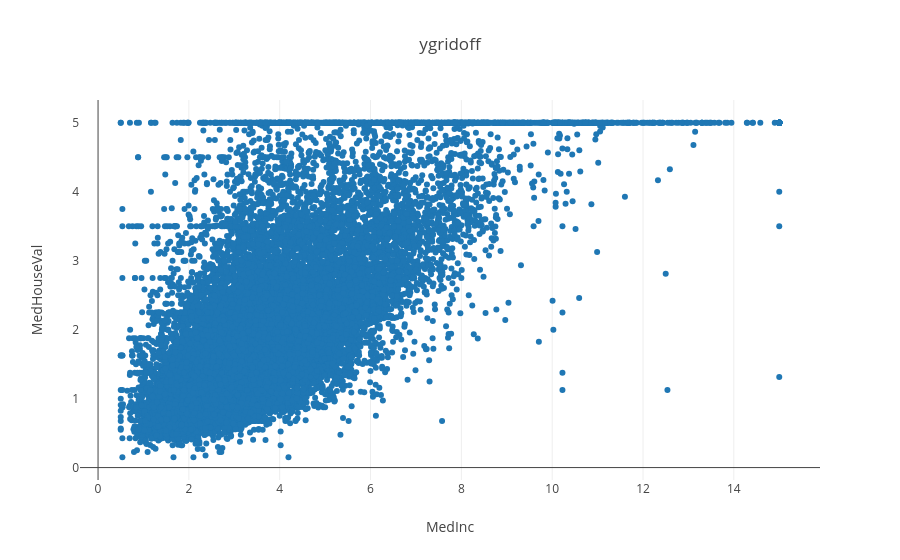

Notebook source saved alongside this figure:
### Code cell
# ygridoffテンプレートを使用
figure = go.Figure(
    data=[trace],
    layout = go.Layout(
        template=templates_config['ygridoff'],  # template='ygridoff' でも可
        xaxis={'title': 'MedInc'},
        yaxis={'title': 'MedHouseVal'},
        title='ygridoff'
    )
)

figure

### Figure 1 — Plotly figure (JSON) as saved in the notebook; plotly's stock layout.template omitted (floating-point values rounded to 4 significant figures; data arrays with more than 128 entries replaced by an {"elided": "..."} marker saying what was removed)
{"data": [{"mode": "markers", "type": "scatter", "x": {"elided": "20640 float values"}, "y": {"elided": "20640 float values"}}], "layout": {"title": {"text": "ygridoff"}, "xaxis": {"title": {"text": "MedInc"}}, "yaxis": {"title": {"text": "MedHouseVal"}}}}
